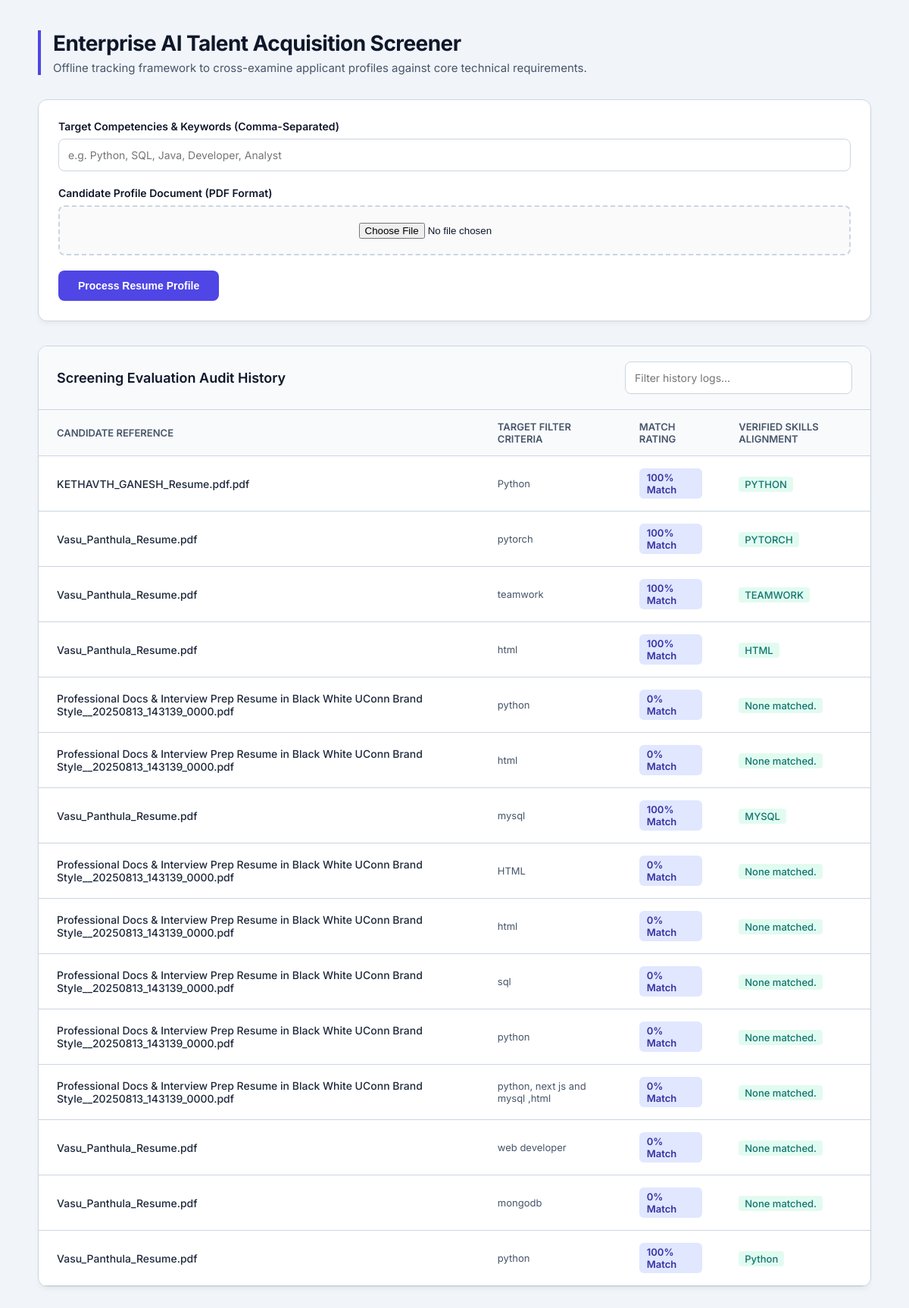
The page / on the database its author committed.
### tables this page shows
CREATE TABLE screening_history (
            id INTEGER PRIMARY KEY AUTOINCREMENT,
            filename TEXT,
            requested_keywords TEXT,
            match_percentage INTEGER,
            found_keywords TEXT
        );

### app.py (the view)
@app.route("/", methods=["GET"])
def index():
    conn = sqlite3.connect(DB_NAME)
    cursor = conn.cursor()
    cursor.execute("SELECT filename, requested_keywords, match_percentage, found_keywords FROM screening_history ORDER BY id DESC")
    db_rows = cursor.fetchall()
    conn.close()
    return render_template("index.html", history=db_rows)

### templates/index.html (shortened to what this page needs)
<!DOCTYPE html>
<html lang="en">
<head>
</head>
<body>
<div class="dashboard-container">
    <header>
        <h1>Enterprise AI Talent Acquisition Screener</h1>
        <p>Offline tracking framework to cross-examine applicant profiles against core technical requirements.</p>
    </header>
    <div class="upload-card">
        <form action="/upload" method="POST" enctype="multipart/form-data">
            <div class="form-group">
                <label>Target Competencies & Keywords (Comma-Separated)</label>
                <input type="text" name="target_keywords" placeholder="e.g. Python, SQL, Java, Developer, Analyst" required>
            </div>
            <div class="form-group">
                <label>Candidate Profile Document (PDF Format)</label>
                <div class="file-input-wrapper">
                    <input type="file" name="resume_pdf" accept=".pdf" required>
                </div>
            </div>
            <button type="submit" class="btn-submit">Process Resume Profile</button>
        </form>
    </div>
    {% if history %}
    <div class="history-section">
        <div class="history-header">
            <h2>Screening Evaluation Audit History</h2>
            <input type="text" id="localSearchInput" class="search-bar" onkeyup="filterTable()" placeholder="Filter history logs...">
        </div>
        <table class="history-table" id="historyTable">
            <thead>
                <tr>
                    <th>Candidate Reference</th>
                    <th>Target Filter Criteria</th>
                    <th>Match Rating</th>
                    <th>Verified Skills Alignment</th>
                </tr>
            </thead>
            <tbody>
                {% for row in history %}
                <tr>
                    <td style="font-weight: 500; color: #1e293b;">{{ row[0] }}</td>
                    <td style="color: var(--text-muted); font-size: 13px;">{{ row[1] }}</td>
                    <td><span class="badge-score">{{ row[2] }}% Match</span></td>
                    <td><span class="keyword-pill">{{ row[3] }}</span></td>
                </tr>
                {% endfor %}
            </tbody>
        </table>
    </div>
    {% endif %}
</div>
</body>
</html>

### templates/index.html (style rules this page uses)
:root { --bg-main: #f1f5f9; --surface: #ffffff; --text-main: #0f172a; --text-muted: #475569; --primary: #4f46e5; --primary-hover: #4338ca; --border: #cbd5e1; --success-bg: #e2fbf0; --success-text: #0f766e; --neutral-bg: #f8fafc; }
body { font-family: 'Inter', sans-serif; background-color: var(--bg-main); color: var(--text-main); margin: 0; padding: 40px 20px; }
.dashboard-container { max-width: 1100px; margin: 0 auto; }
header { margin-bottom: 32px; border-left: 4px solid var(--primary); padding-left: 16px; }
header h1 { font-size: 28px; font-weight: 700; margin: 0 0 6px 0; letter-spacing: -0.02em; }
header p { color: var(--text-muted); margin: 0; font-size: 15px; }
.upload-card { background: var(--surface); border: 1px solid var(--border); border-radius: 12px; padding: 26px; box-shadow: 0 4px 6px -1px rgb(0 0 0 / 0.05); margin-bottom: 32px; }
.form-group { margin-bottom: 20px; }
.form-group label { display: block; font-size: 14px; font-weight: 600; margin-bottom: 8px; }
input[type="text"] { width: 100%; padding: 12px; border: 1px solid var(--border); border-radius: 8px; font-family: inherit; font-size: 14px; box-sizing: border-box; }
.file-input-wrapper { border: 2px dashed var(--border); padding: 20px; border-radius: 8px; text-align: center; background: #fafafa; }
.btn-submit { background: var(--primary); color: white; border: none; padding: 12px 26px; font-size: 14px; font-weight: 600; border-radius: 8px; cursor: pointer; transition: background 0.15s ease; }
.history-section { background: var(--surface); border: 1px solid var(--border); border-radius: 12px; box-shadow: 0 4px 6px -1px rgb(0 0 0 / 0.05); overflow: hidden; }
.history-header { padding: 20px 24px; border-bottom: 1px solid var(--border); background-color: #f8fafc; display: flex; justify-content: space-between; align-items: center; gap: 20px; }
.history-header h2 { font-size: 18px; font-weight: 600; margin: 0; white-space: nowrap; }
.search-bar { max-width: 300px; padding: 8px 12px; border: 1px solid var(--border); border-radius: 6px; font-size: 13px; }
.history-table { width: 100%; border-collapse: collapse; text-align: left; }
.history-table th { background: #f8fafc; padding: 14px 24px; font-size: 13px; font-weight: 600; color: var(--text-muted); border-bottom: 1px solid var(--border); text-transform: uppercase; }
.history-table td { padding: 16px 24px; font-size: 14px; border-bottom: 1px solid var(--border); }
.badge-score { display: inline-block; padding: 4px 10px; border-radius: 6px; font-weight: 600; font-size: 13px; background-color: #e0e7ff; color: #3730a3; }
.keyword-pill { color: var(--success-text); background-color: var(--success-bg); padding: 2px 8px; border-radius: 4px; font-size: 13px; font-weight: 500; }

### rows shown on the page
screening_history: filename "KETHAVTH_GANESH_Resume.pdf.pdf", requested_keywords "Python", match_percentage "100", found_keywords "PYTHON"
screening_history: filename "Vasu_Panthula_Resume.pdf", requested_keywords "pytorch", match_percentage "100", found_keywords "PYTORCH"
screening_history: filename "Vasu_Panthula_Resume.pdf", requested_keywords "teamwork", match_percentage "100", found_keywords "TEAMWORK"
screening_history: filename "Vasu_Panthula_Resume.pdf", requested_keywords "html", match_percentage "100", found_keywords "HTML"
screening_history: filename "Professional Docs & Interview Prep Resume in Black White UConn Brand Style__20250813_143139_0000.pdf", requested_keywords "python", match_percentage "0", found_keywords "None matched."
screening_history: filename "Professional Docs & Interview Prep Resume in Black White UConn Brand Style__20250813_143139_0000.pdf", requested_keywords "html", match_percentage "0", found_keywords "None matched."
screening_history: filename "Vasu_Panthula_Resume.pdf", requested_keywords "mysql", match_percentage "100", found_keywords "MYSQL"
screening_history: filename "Professional Docs & Interview Prep Resume in Black White UConn Brand Style__20250813_143139_0000.pdf", requested_keywords "HTML", match_percentage "0", found_keywords "None matched."
screening_history: filename "Professional Docs & Interview Prep Resume in Black White UConn Brand Style__20250813_143139_0000.pdf", requested_keywords "html", match_percentage "0", found_keywords "None matched."
screening_history: filename "Professional Docs & Interview Prep Resume in Black White UConn Brand Style__20250813_143139_0000.pdf", requested_keywords "sql", match_percentage "0", found_keywords "None matched."
screening_history: filename "Professional Docs & Interview Prep Resume in Black White UConn Brand Style__20250813_143139_0000.pdf", requested_keywords "python", match_percentage "0", found_keywords "None matched."
screening_history: filename "Professional Docs & Interview Prep Resume in Black White UConn Brand Style__20250813_143139_0000.pdf", requested_keywords "python, next js and mysql ,html", match_percentage "0", found_keywords "None matched."
screening_history: filename "Vasu_Panthula_Resume.pdf", requested_keywords "web developer", match_percentage "0", found_keywords "None matched."
screening_history: filename "Vasu_Panthula_Resume.pdf", requested_keywords "mongodb", match_percentage "0", found_keywords "None matched."
screening_history: filename "Vasu_Panthula_Resume.pdf", requested_keywords "python", match_percentage "100", found_keywords "Python"
